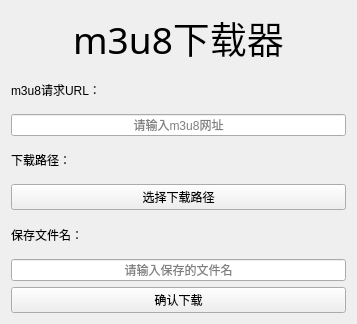
<?xml version="1.0" encoding="UTF-8"?>
<ui version="4.0">
 <class>m3u8</class>
 <widget class="QWidget" name="m3u8">
  <property name="geometry">
   <rect>
    <x>0</x>
    <y>0</y>
    <width>357</width>
    <height>324</height>
   </rect>
  </property>
  <property name="windowTitle">
   <string>m3u8</string>
  </property>
  <property name="windowIcon">
   <iconset>
    <normaloff>resource/logo.ico</normaloff>resource/logo.ico</iconset>
  </property>
  <layout class="QGridLayout" name="gridLayout">
   <item row="11" column="0">
    <widget class="QPushButton" name="pushButton">
     <property name="text">
      <string>确认下载</string>
     </property>
    </widget>
   </item>
   <item row="10" column="0">
    <widget class="QLineEdit" name="lineEdit_name">
     <property name="baseSize">
      <size>
       <width>0</width>
       <height>20</height>
      </size>
     </property>
     <property name="alignment">
      <set>Qt::AlignCenter</set>
     </property>
     <property name="placeholderText">
      <string>请输入保存的文件名</string>
     </property>
    </widget>
   </item>
   <item row="4" column="0">
    <widget class="QLineEdit" name="lineEdit_m3u8">
     <property name="alignment">
      <set>Qt::AlignCenter</set>
     </property>
     <property name="placeholderText">
      <string>请输入m3u8网址</string>
     </property>
    </widget>
   </item>
   <item row="8" column="0">
    <widget class="QPushButton" name="pushButton_path">
     <property name="text">
      <string>选择下载路径</string>
     </property>
    </widget>
   </item>
   <item row="7" column="0">
    <widget class="QLabel" name="label_3">
     <property name="text">
      <string>下载路径：</string>
     </property>
    </widget>
   </item>
   <item row="3" column="0">
    <widget class="QLabel" name="label_2">
     <property name="text">
      <string>m3u8请求URL：</string>
     </property>
    </widget>
   </item>
   <item row="9" column="0">
    <widget class="QLabel" name="label_4">
     <property name="text">
      <string>保存文件名：</string>
     </property>
    </widget>
   </item>
   <item row="2" column="0">
    <widget class="QLabel" name="label">
     <property name="font">
      <font>
       <family>华文楷体</family>
       <pointsize>28</pointsize>
      </font>
     </property>
     <property name="text">
      <string>m3u8下载器</string>
     </property>
     <property name="alignment">
      <set>Qt::AlignCenter</set>
     </property>
    </widget>
   </item>
  </layout>
 </widget>
 <resources/>
 <connections/>
</ui>
